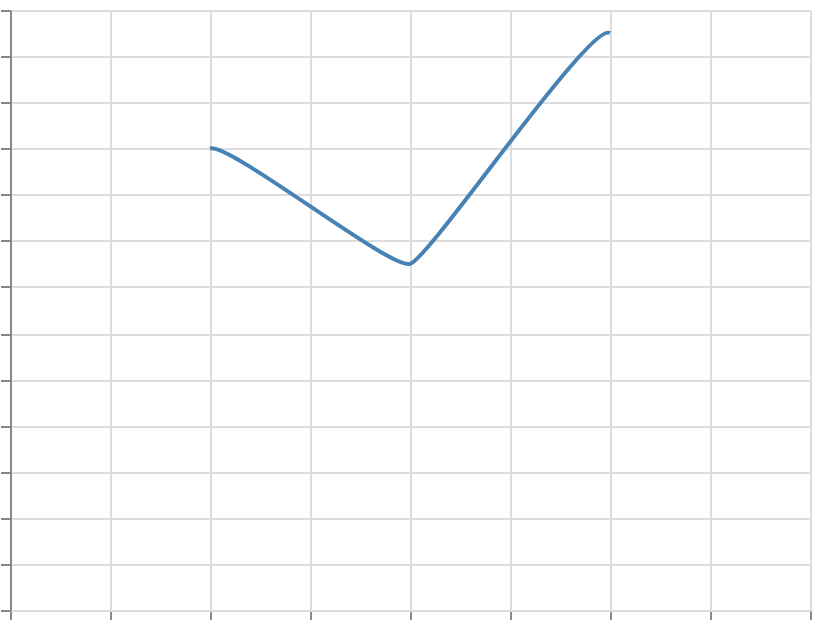

Write the Vega-Lite specification saved for this chart.
### Vega specification from a JSON file in a GitHub repository (floating-point values rounded to 4 significant figures)
{"$schema": "https://vega.github.io/schema/vega/v6.json", "width": 400, "height": 300, "padding": 5, "autosize": "none", "data": [{"name": "table", "values": [{"x": 0, "y": 10}, {"x": 1, "y": 20}, {"x": 2, "y": 15}, {"x": 3, "y": 25}, {"x": 4, "y": 5}]}], "scales": [{"name": "x", "type": "linear", "domain": {"data": "table", "field": "x"}, "range": "width", "nice": true}, {"name": "y", "type": "linear", "domain": {"data": "table", "field": "y"}, "range": [{"signal": "height"}, 0], "nice": true}], "marks": [{"type": "line", "from": {"data": "table"}, "encode": {"update": {"x": {"scale": "x", "field": "x"}, "y": {"scale": "y", "field": "y"}, "stroke": {"value": "steelblue"}, "strokeWidth": {"value": 2}, "interpolate": {"value": "cardinal-open"}, "tension": {"value": 0.7}}}}], "axes": [{"scale": "x", "orient": "bottom", "grid": true, "labels": false}, {"scale": "y", "orient": "left", "grid": true, "labels": false}]}
